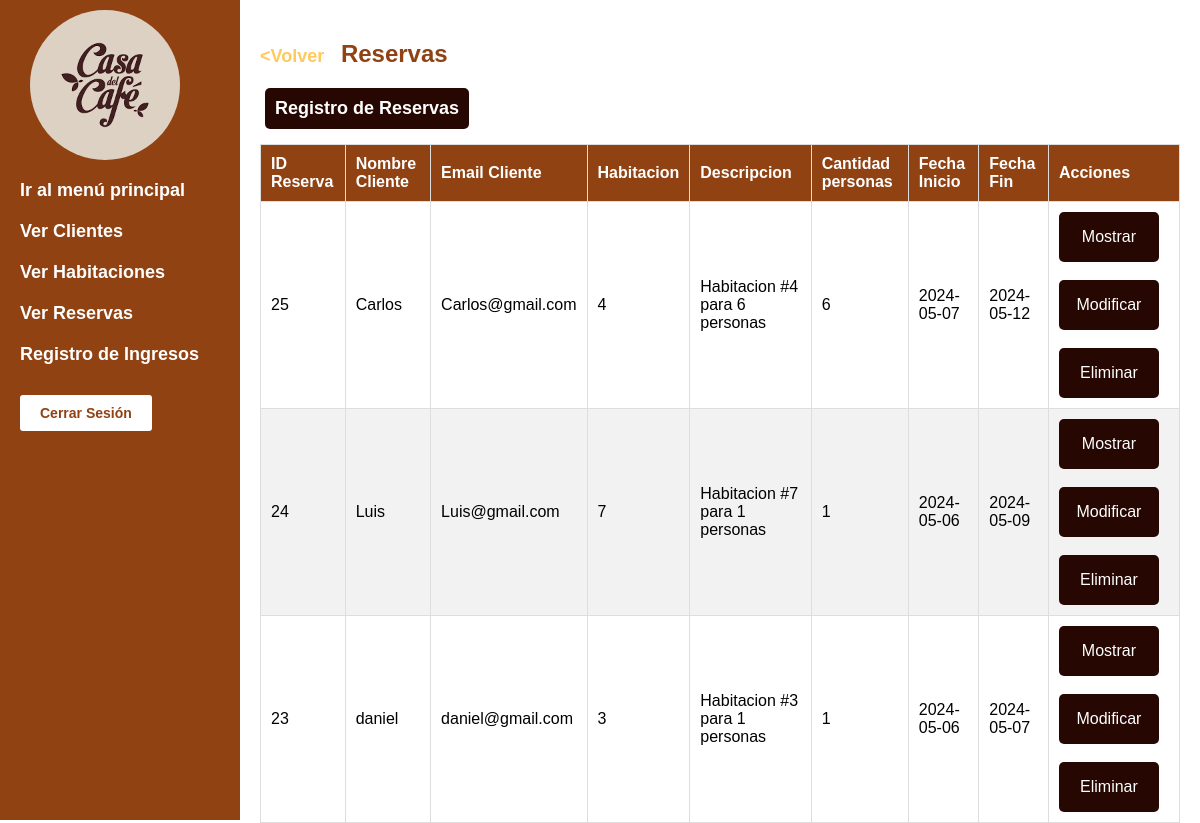
Screenshot of /hostal/Pages/verReservas.php (signed in) with the database file from the repository.
### tables this page shows
CREATE TABLE IF NOT EXISTS `reserva` (
  `id_reserva` int NOT NULL AUTO_INCREMENT,
  `tipo_habitacion` varchar(255) NOT NULL,
  `numero_habitacion` int DEFAULT NULL,
  `id_cliente` int DEFAULT NULL,
  `Fecha_Inicio` date DEFAULT NULL,
  `Fecha_Fin` date DEFAULT NULL,
  `cantidad_personas` int DEFAULT NULL,
  PRIMARY KEY (`id_reserva`),
  KEY `id_cliente` (`id_cliente`)
);

CREATE TABLE IF NOT EXISTS `cliente` (
  `id_cliente` int NOT NULL,
  `nombre` varchar(255) NOT NULL,
  `email` varchar(255) DEFAULT NULL,
  `ubicacion` varchar(255) DEFAULT NULL,
  `numero` varchar(255) DEFAULT NULL,
  PRIMARY KEY (`id_cliente`)
);

CREATE TABLE IF NOT EXISTS `habitaciones` (
  `id_habitacion` int NOT NULL,
  `tipo_habitacion` varchar(255) NOT NULL,
  `precio_dia` decimal(10,2) NOT NULL,
  `precio_noche` decimal(10,2) NOT NULL,
  `id_cliente` int DEFAULT NULL,
  `disponible` int NOT NULL DEFAULT '1',
  `capacidad` int DEFAULT NULL,
  PRIMARY KEY (`id_habitacion`),
  KEY `id_cliente` (`id_cliente`)
);

### includes/DAOS/db.php (called while the page is built, shortened)
<?php
class ConexionBD {
    private $servername = "db";
    private $username = "root";
    private $password = "root";
    private $database = "casa_del_cafe";
    private $conn;
    public function __construct() {
        $this->conn = new mysqli($this->servername, $this->username, $this->password, $this->database);
    }
    public function conexion(){
        return $this->conn;
    }
}
?>

### includes/DAOS/reservaDAO.php (called while the page is built, shortened)
<?php
require 'objets/Reserva.php';
class ReservaDAO {
    private $db;
    public function __construct(){
        $this->db = new ConexionBD();
    }
    public function obtener_todas_reservas() {
        $reservas = array();
        $query = "SELECT * FROM reserva";
        $resultado = mysqli_query($this->db->conexion(), $query);
        if ($resultado) {
            while ($fila = mysqli_fetch_assoc($resultado)) {
                $id_reserva = $fila["id_reserva"];
                $tipoHabitacion = $fila['tipo_habitacion'];
                $numeroHabitacion = $fila['numero_habitacion'];
                $idCliente = $fila['id_cliente'];
                $fechaInicio = $fila['Fecha_Inicio'];
                $fechaFin = $fila['Fecha_Fin'];
                $cantidadPersonas = $fila['cantidad_personas'];
                $reserva = new Reserva($tipoHabitacion, $numeroHabitacion, $idCliente, $fechaInicio, $fechaFin, $cantidadPersonas, $id_reserva);
                $reservas[] = $reserva;
            }
        }
        return $reservas;
    }
}
?>

### includes/DAOS/objets/Reserva.php (called while the page is built, shortened)
<?php
class Reserva{
    private $id;
    private $numeroHabitacion;
    private $idCliente;
    private $fechaInicio;
    private $fechaFin;
    private $cantidadPersonas;
    function __construct($tipoHabitacion, $numeroHabitacion, $idCliente, $fechaInicio, $fechaFin, $cantidadPersonas, $id = null){
        $this->numeroHabitacion=$numeroHabitacion;
        $this->idCliente=$idCliente;
        $this->fechaInicio=$fechaInicio;
        $this->fechaFin=$fechaFin;
        $this->cantidadPersonas=$cantidadPersonas;
        $this->id=$id;
    }
    public function getNumeroHabitacion(){
        return $this->numeroHabitacion;
    }
    public function getIdCliente(){
        return $this->idCliente;
    }
    public function getFechaInicio(){
        return $this->fechaInicio;
    }
    public function getFechaFin(){
        return $this->fechaFin;
    }
    public function getID(){
        return $this->id;
    }
    public function getCantidadPersonas(){
        return $this->cantidadPersonas;
    }
}
?>

### includes/DAOS/clienteDAO.php (called while the page is built, shortened)
<?php
require 'objets/Cliente.php';
class ClienteDAO {
    private ConexionBD $db;
    function __construct() {
        $this->db = new ConexionBD();
    }
    function obtenerClientePorId($id_cliente) {
        $id_cliente = mysqli_real_escape_string($this->db->conexion(), $id_cliente);
        $query = "SELECT * FROM cliente WHERE id_cliente = $id_cliente";
        $resultado = mysqli_query($this->db->conexion(), $query);
        if ($resultado && mysqli_num_rows($resultado) > 0) {
            $fila = mysqli_fetch_assoc($resultado);
            $cliente = new Cliente($fila['nombre'], $fila['email'], $fila['ubicacion'], $fila['numero'], $fila['id_cliente']);
            return $cliente;
        } else {
            return null;
        }
    }
}
?>

### includes/DAOS/objets/Cliente.php (called while the page is built, shortened)
<?php
Class Cliente{
    private $nombre;
    private $email;
    function __construct($nombre,$email, $ubicacion, $numero, $id = null){
        $this->nombre=$nombre;
        $this->email=$email;
    }
    function getNombre(){
        return $this->nombre;
    }
    function getEmail(){
        return $this->email;
    }
}
?>

### includes/DAOS/habitacionDAO.php (called while the page is built, shortened)
<?php
require 'objets/Habitacion.php';
class HabitacionDAO {
    private ConexionBD $db;
    function __construct() {
        $this->db = new ConexionBD();
    }
    public function obtenerHabitacionPorId($id_habitacion) {
        $id_habitacion = mysqli_real_escape_string($this->db->conexion(), $id_habitacion);
        $query = "SELECT * FROM habitaciones WHERE id_habitacion = $id_habitacion";
        $resultado = mysqli_query($this->db->conexion(), $query);
        if ($resultado && mysqli_num_rows($resultado) === 1) {
            $row = mysqli_fetch_assoc($resultado);
            $habitacion = new Habitacion($row['tipo_habitacion'], $row['precio_dia'], $row['precio_noche'], $row['capacidad'], $row['id_cliente'], $row['id_habitacion']);
            return $habitacion;
        } else {
            return null;
        }
    }
}
?>

### includes/DAOS/objets/Habitacion.php (called while the page is built, shortened)
<?php
class Habitacion {
    private $capacidad;
    public function __construct($tipo_habitacion, $precio_dia, $precio_noche, $capacidad, $id_cliente = null, $id_habitacion = null, $disponible=1) {
        $this->capacidad = $capacidad;
    }
    public function getCapacidad(){
        return $this->capacidad;
    }
}
?>

### hostal/Pages/verReservas.php (the view, shortened to what this page needs)
<?php
require '../../includes/requeriments_hospedaje.php';
?>
<!DOCTYPE html>
<html>
<head>
    <link rel="stylesheet" href="../../css/hotas_ver_datos.css">
</head>
<body>
<div class="sidebar">
        <img class="image-logo"
         alt="Casa del Café">
        <a href="../index.php">Ir al menú principal</a>
        <a href="verCliente.php">Ver Clientes</a>
        <a href="habitaciones.php">Ver Habitaciones</a>
        <a href="verReservas.php">Ver Reservas</a>
        <a href="registroIngresos.php">Registro de Ingresos</a>
        <form action="verReservas.php" method="POST">
            <input type="submit" value="Cerrar Sesión" formnovalidate>
        </form>
    </div>
    <div class="content">
        <h1><a class="back-link" href="../index.php">&lt;Volver</a> Reservas</h1>
        <?php
            if($_SESSION['rol'] != "empleado"){
                echo '<button class="btnRegistro"><a href="registrarReserva.php">Registro de Reservas</a></button>';
            }
        ?>
        <table id="tablaHabitaciones">
            <thead>
                <th>ID Reserva</th>
                <th>Nombre Cliente</th>
                <th>Email Cliente</th>
                <th>Habitacion</th>
                <th>Descripcion</th>
                <th>Cantidad personas</th>
                <th>Fecha Inicio</th>
                <th>Fecha Fin</th>
                <?php
                    if($_SESSION['rol'] != "empleado"){
                            echo '<th>Acciones</th>';
                    }
                ?>
            </thead>
            <tbody>
            <?php
            $reservaDAO = new ReservaDAO();
            $reservas = $reservaDAO->obtener_todas_reservas();
            $clienteDAO = new ClienteDAO();
            $habitacionDAO = new HabitacionDAO();
            foreach ($reservas as $reserva) {
                if($reserva){
                    $cliente = $clienteDAO->obtenerClientePorId($reserva->getIdCliente());
                    $habitacion = $habitacionDAO->obtenerHabitacionPorId($reserva->getNumeroHabitacion());
                    if($habitacion){
                        $descripcion = "Habitacion #".$reserva->getNumeroHabitacion(). " para " .$habitacion->getCapacidad(). " personas";
                    }else{
                        $descripcion = "Desconocido";
                    }
                    if($cliente){
                        $email = $cliente->getEmail();
                        $nombre = $cliente->getNombre();
                    }else{
                        $email = "Desconocido";
                        $nombre = "Desconocido";
                    }
                    echo '<tr>';
                    echo "<td>" . $reserva->getID() . "</td>";
                    echo "<td>" . $nombre . "</td>";
                    echo "<td>" . $email . "</td>";
                    echo "<td>" . $reserva->getNumeroHabitacion() . "</td>";
                    echo "<td>" . $descripcion . "</td>";
                    echo "<td>" . $reserva->getCantidadPersonas() . "</td>";
                    echo "<td>" . $reserva->getFechaInicio() . "</td>";
                    echo "<td>" . $reserva->getFechaFin() . "</td>";
                    if($_SESSION['rol'] != "empleado"){
                        echo '<td>';
                        echo '<button class="btnMostrar acciones">Mostrar</button>';
                        echo '<br><br>';
                        echo '<button class="btnModificar acciones">Modificar</button>';
                        echo '<br><br>';
                        echo '<button class="btnEliminar acciones">Eliminar</button>';
                        echo '</td>';
                    }
                    echo "</tr>";
                }
            }
            ?>
            </tbody>
        </table>
    </div>
</body>
</html>

### css/hotas_ver_datos.css (style rules this page uses)
:root { --primary-color: #FFC95D; --secondary-color: #904212; --third-color: #F28D33; --light-color: white; --contrast-color: #260702; }
* { padding: 0px; margin: 0px; }
body, html { margin: 0; padding: 0; font-family: Arial, sans-serif; height: 100%; }
body { background-color: var(--light-color); display: flex; align-items: center; justify-content: center; margin: 0; }
.content { flex: 1; padding: 20px; height: 90%; }
h1 { font-size: 24px; margin: 0 0 20px; color: var(--secondary-color); }
.acciones { background-color: var(--contrast-color); color: var(--light-color); width: 100px; height: 50px; font-size: 16px; border: none; border-radius: 5px; text-decoration: none; cursor: pointer; display: inline-block; margin-right: 10px; }
input[type="submit"] { background-color: var(--light-color); color: var(--secondary-color); padding: 10px 20px; margin-top: 20px; border: none; border-radius: 3px; font-weight: bold; cursor: pointer; font-size: 14px; }
table { border-collapse: collapse; width: 100%; background-color: var(--light-color); border: 1px solid #ddd; }
th, td { padding: 10px; text-align: left; border: 1px solid #ddd; }
th { background-color: var(--secondary-color); color: #fff; font-weight: bold; }
.back-link { text-decoration: none; color: var(--primary-color); font-size: 18px; font-weight: bold; margin-right: 10px; }
tr:nth-child(even) { background-color: #f2f2f2; }
.sidebar { width: 200px; height: 100%; background-color: var(--secondary-color); color: var(--light-color); padding: 20px; display: flex; flex-direction: column; align-items: left; text-align: left; }
.image-logo { border-radius: 50%; width: 150px; height: 150px; margin: 10px; }
a { text-decoration: none; color: var(--light-color); font-weight: bold; font-size: 18px; margin: 10px 0; }
.sidebar a { display: block; font-size: 18px; margin: 10px 0; color: var(--light-color); text-decoration: none; text-align: left; }
.btnRegistro { background-color: var(--contrast-color); padding: 10px 10px; border-radius: 5px; border: none; cursor: pointer; margin: 0px 0px 15px 5px; }

### rows the page displays
reserva: id_reserva "25", id_cliente.nombre "Carlos", id_cliente.email "Carlos@gmail.com", numero_habitacion "4", numero_habitacion.capacidad "Habitacion #4 para 6 personas", cantidad_personas "6", Fecha_Inicio "2024-05-07", Fecha_Fin "2024-05-12"
reserva: id_reserva "24", id_cliente.nombre "Luis", id_cliente.email "Luis@gmail.com", numero_habitacion "7", numero_habitacion.capacidad "Habitacion #7 para 1 personas", cantidad_personas "1", Fecha_Inicio "2024-05-06", Fecha_Fin "2024-05-09"
reserva: id_reserva "23", id_cliente.nombre "daniel", id_cliente.email "daniel@gmail.com", numero_habitacion "3", numero_habitacion.capacidad "Habitacion #3 para 1 personas", cantidad_personas "1", Fecha_Inicio "2024-05-06", Fecha_Fin "2024-05-07"
